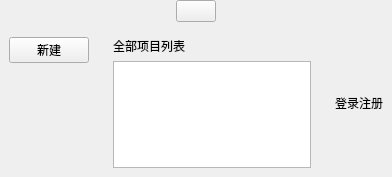
<?xml version="1.0" encoding="UTF-8"?>
<ui version="4.0">
 <class>IndexInterface</class>
 <widget class="QWidget" name="IndexInterface">
  <property name="geometry">
   <rect>
    <x>0</x>
    <y>0</y>
    <width>392</width>
    <height>177</height>
   </rect>
  </property>
  <property name="windowTitle">
   <string>Form</string>
  </property>
  <layout class="QGridLayout" name="gridLayout" rowstretch="1,18" columnstretch="1,3,1,1">
   <property name="leftMargin">
    <number>0</number>
   </property>
   <property name="topMargin">
    <number>0</number>
   </property>
   <property name="rightMargin">
    <number>0</number>
   </property>
   <property name="bottomMargin">
    <number>0</number>
   </property>
   <item row="1" column="3">
    <widget class="QWidget" name="right_widget" native="true">
     <layout class="QVBoxLayout" name="verticalLayout_3">
      <item>
       <widget class="QLabel" name="label">
        <property name="text">
         <string>登录注册</string>
        </property>
       </widget>
      </item>
     </layout>
    </widget>
   </item>
   <item row="0" column="0" colspan="4">
    <widget class="QWidget" name="header_widget" native="true">
     <layout class="QHBoxLayout" name="horizontalLayout">
      <property name="spacing">
       <number>0</number>
      </property>
      <property name="leftMargin">
       <number>0</number>
      </property>
      <property name="topMargin">
       <number>0</number>
      </property>
      <property name="rightMargin">
       <number>0</number>
      </property>
      <property name="bottomMargin">
       <number>0</number>
      </property>
      <item>
       <widget class="QPushButton" name="close_index_widget_btn">
        <property name="sizePolicy">
         <sizepolicy hsizetype="Fixed" vsizetype="Expanding">
          <horstretch>0</horstretch>
          <verstretch>0</verstretch>
         </sizepolicy>
        </property>
        <property name="cursor">
         <cursorShape>PointingHandCursor</cursorShape>
        </property>
        <property name="text">
         <string/>
        </property>
       </widget>
      </item>
     </layout>
    </widget>
   </item>
   <item row="1" column="0">
    <widget class="QWidget" name="left_widget" native="true">
     <layout class="QVBoxLayout" name="verticalLayout">
      <item>
       <widget class="QPushButton" name="create_project_btn">
        <property name="sizePolicy">
         <sizepolicy hsizetype="Expanding" vsizetype="Fixed">
          <horstretch>0</horstretch>
          <verstretch>0</verstretch>
         </sizepolicy>
        </property>
        <property name="text">
         <string>新建</string>
        </property>
        <property name="icon">
         <iconset resource="res.qrc">
          <normaloff>:/res/icons/new_project.png</normaloff>:/res/icons/new_project.png</iconset>
        </property>
       </widget>
      </item>
      <item>
       <spacer name="verticalSpacer">
        <property name="orientation">
         <enum>Qt::Vertical</enum>
        </property>
        <property name="sizeHint" stdset="0">
         <size>
          <width>20</width>
          <height>406</height>
         </size>
        </property>
       </spacer>
      </item>
     </layout>
    </widget>
   </item>
   <item row="1" column="1" colspan="2">
    <widget class="QWidget" name="data_widget" native="true">
     <layout class="QVBoxLayout" name="verticalLayout_2">
      <item>
       <widget class="QLabel" name="label_3">
        <property name="text">
         <string>全部项目列表</string>
        </property>
       </widget>
      </item>
      <item>
       <widget class="QListWidget" name="project_preview_list_widget"/>
      </item>
     </layout>
    </widget>
   </item>
  </layout>
 </widget>
 <resources>
  <include location="res.qrc"/>
 </resources>
 <connections/>
</ui>
